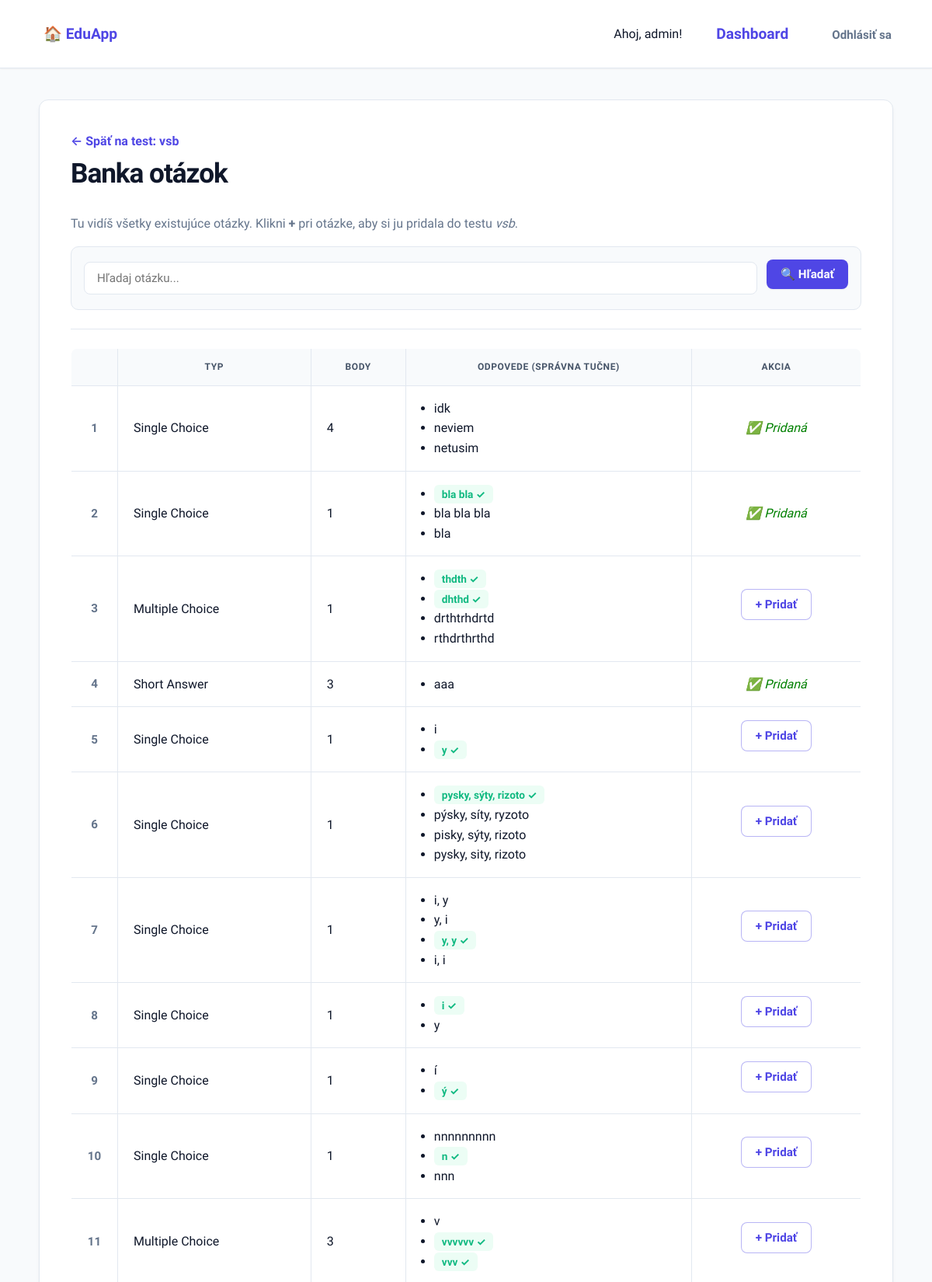
Screenshot of /test/8/banka/ (signed in, upper part) with the database file from the repository.
### quiz/models.py (models this page shows, shortened)
class Test(models.Model):
    title = models.CharField(max_length=200)
    description = models.TextField()
    subject = models.CharField(max_length=100)
    time_limit = models.IntegerField(help_text="Limit v minútach")
    is_published = models.BooleanField(default=False)
    assigned_classes = models.ManyToManyField(Trieda, related_name='tests', blank=True)
    questions = models.ManyToManyField(Question, related_name='tests', through='TestQuestion')

class Question(models.Model):
    TYPES = [
        ('SC', 'Single Choice'),
        ('MC', 'Multiple Choice'),
        ('TXT', 'Short Answer'),
    ]
    text = models.TextField()
    type = models.CharField(max_length=3, choices=TYPES)
    points = models.IntegerField(default=1)
    created_by = models.ForeignKey(User, null=True, blank=True, on_delete=models.SET_NULL, related_name='otazky')

class Answer(models.Model):
    question = models.ForeignKey(Question, on_delete=models.CASCADE, related_name='answers')
    text = models.TextField()
    is_correct = models.BooleanField(default=False)

### quiz/views.py (the view)
# urls.py: path('test/<int:test_id>/banka/', views.banka_otazok, name='banka_otazok'),
@login_required
def banka_otazok(request, test_id):
    if not is_teacher_or_staff(request.user):
        return redirect('index')
    test = get_object_or_404(Test, id=test_id)
    uz_pridane_ids = set(
        TestQuestion.objects.filter(test=test).values_list('question_id', flat=True)
    )
    vsetky_otazky = Question.objects.prefetch_related('answers').all()
    hladaj = request.GET.get('q', '')
    if hladaj:
        vsetky_otazky = vsetky_otazky.filter(text__icontains=hladaj)
    return render(request, 'quiz/banka_otazok.html', {
        'test': test,
        'vsetky_otazky': vsetky_otazky,
        'uz_pridane_ids': uz_pridane_ids,
        'hladaj': hladaj,
    })

### quiz/views.py (called while the page is built)
def is_teacher_or_staff(user):
    try:
        return user.profil.is_teacher or user.is_staff
    except Profil.DoesNotExist:
        return user.is_staff

### quiz/templates/quiz/banka_otazok.html (shortened to what this page needs)
{% extends 'quiz/base.html' %}
{% block content %}
<a href="{% url 'detail_testu' test.id %}">← Späť na test: {{ test.title }}</a>
<h1>Banka otázok</h1>
<p>Tu vidíš všetky existujúce otázky. Klikni <strong>+</strong> pri otázke, aby si ju pridala do testu <em>{{ test.title }}</em>.</p>
<form method="get">
    <input type="text" name="q" value="{{ hladaj }}" placeholder="Hľadaj otázku...">
    <button type="submit">🔍 Hľadať</button>
</form>
<hr>
{% if vsetky_otazky %}
<table border="1" cellpadding="6">
    <thead>
        <tr><th>Otázka</th><th>Typ</th><th>Body</th><th>Odpovede (správna tučne)</th><th>Akcia</th></tr>
    </thead>
    <tbody>
        {% for otazka in vsetky_otazky %}
        <tr {% if otazka.id in uz_pridane_ids %}style="background:#e8f5e9;"{% endif %}>
            <td>{{ otazka.text }}</td>
            <td>{{ otazka.get_type_display }}</td>
            <td>{{ otazka.points }}</td>
            <td>
                <ul style="margin:0; padding-left:16px;">
                {% for answer in otazka.answers.all %}
                    <li>{% if answer.is_correct %}<strong style="color:green">{{ answer.text }} ✓</strong>{% else %}{{ answer.text }}{% endif %}</li>
                {% endfor %}
                </ul>
            </td>
            <td style="text-align:center;">
                {% if otazka.id in uz_pridane_ids %}
                    <em style="color:green;">✅ Pridaná</em>
                {% else %}
                    <a href="{% url 'pridaj_otazku_z_banky' test.id otazka.id %}{% if hladaj %}?q={{ hladaj }}{% endif %}">
                        <button>+ Pridať</button>
                    </a>
                {% endif %}
            </td>
        </tr>
        {% endfor %}
    </tbody>
</table>
{% else %}
<p><em>Žiadne otázky nenájdené{% if hladaj %} pre „{{ hladaj }}"{% endif %}.</em></p>
{% endif %}
{% endblock %}

### quiz/templates/quiz/base.html (shortened to what this page needs)
{% load static %}
<!DOCTYPE html>
<html lang="sk">
<head>
    <link rel="stylesheet" href="{% static 'quiz/style.css' %}">
</head>
<body>
    <nav class="main-nav">
        <div class="nav-logo">
            <a href="{% url 'index' %}">🏠 EduApp</a>
        </div>
        <div class="nav-links">
            {% if user.is_authenticated %}
                <span class="user-welcome">Ahoj, {{ user.username }}!</span>
                <a href="{% url 'dashboard' %}" class="link-dashboard">Dashboard</a>
                <form action="{% url 'logout' %}" method="post" class="logout-form">
                    <button type="submit" class="btn-logout">Odhlásiť sa</button>
                </form>
            {% else %}
                {% if request.resolver_match.url_name != 'login' %}
                    <a href="{% url 'login' %}" class="btn-login">Prihlásiť sa</a>
                {% endif %}
            {% endif %}
        </div>
    </nav>
    <main class="container">
        {% block content %}{% endblock %}
    </main>
</body>
</html>

### rows the page displays
Test: title "vsb"
Question: type "Single Choice", points "4", shows "✅ Pridaná"
Answer: text "idk"
Answer: text "neviem"
Answer: text "netusim"
Question: type "Single Choice", points "1", shows "✅ Pridaná"
Answer: text "bla bla"
Answer: text "bla bla bla"
Answer: text "bla"
Question: type "Multiple Choice", points "1", shows "+ Pridať"
Answer: text "thdth"
Answer: text "dhthd"
Answer: text "drthtrhdrtd"
Answer: text "rthdrthrthd"
Question: type "Short Answer", points "3", shows "✅ Pridaná"
Answer: text "aaa"
Question: type "Single Choice", points "1", shows "+ Pridať"
Answer: text "i"
Answer: text "y"
Question: type "Single Choice", points "1", shows "+ Pridať"
Answer: text "pysky, sýty, rizoto"
Answer: text "pýsky, síty, ryzoto"
Answer: text "pisky, sýty, rizoto"
Answer: text "pysky, sity, rizoto"
Question: type "Single Choice", points "1", shows "+ Pridať"
Answer: text "i, y"
Answer: text "y, i"
Answer: text "y, y"
Answer: text "i, i"
Question: type "Single Choice", points "1", shows "+ Pridať"
Answer: text "i"
Answer: text "y"
Question: type "Single Choice", points "1", shows "+ Pridať"
Answer: text "í"
Answer: text "ý"
Question: type "Single Choice", points "1", shows "+ Pridať"
Answer: text "nnnnnnnnn"
Answer: text "n"
Answer: text "nnn"
Question: type "Multiple Choice", points "3", shows "+ Pridať"
Answer: text "v"
Answer: text "vvvvvv"
Answer: text "vvv"

### other values shown
{{ user.username }} "admin"
